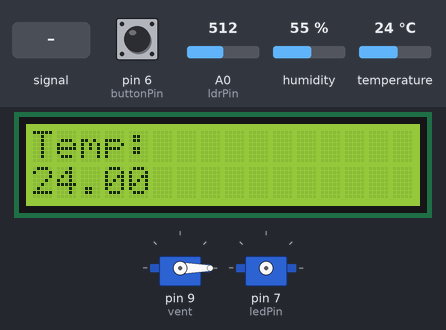
A sketch run on a simulated Arduino Uno, built with avr-gcc and run on an emulated ATmega328P. On the bench: 2 × servo, 16×2 character LCD. Wiring (inferred from the names in the program): servo: signal pin 7. The test bench sets the inputs (shaded band); at power-on: pin 6 (buttonPin) HIGH, temperature 24 °C, A0 (ldrPin) = 512, humidity 55 %. Servo pulses on a pin are drawn as a servo (544–2400 µs = 0–180°).

Above: at 1.2 s.
1.3 s: pin 6 (buttonPin) pulled LOW for 0.15 s
At 3.2 s:
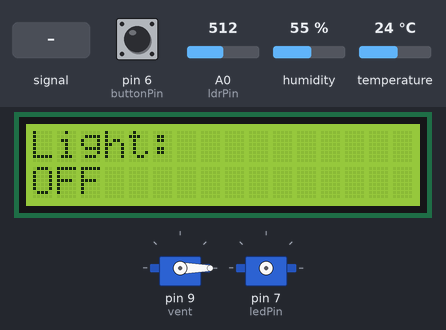
3.5 s: A0 (ldrPin) fed a 200 Hz sine of ±81 counts around its level
At 3.66 s:
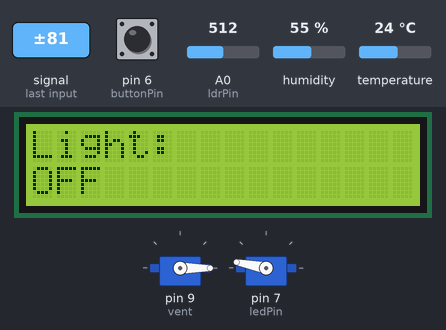
5.5 s: pin 6 (buttonPin) pulled LOW for 1 s
At 6.23 s:
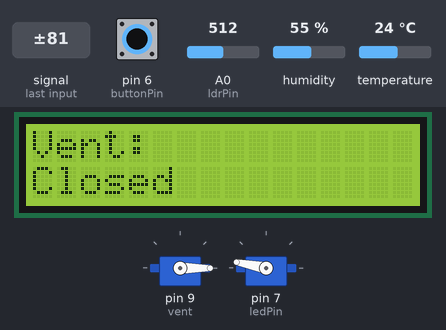
8.5 s: temperature set to 27.1 °C
11.3 s: temperature set to 28.7 °C
At 14.4 s:
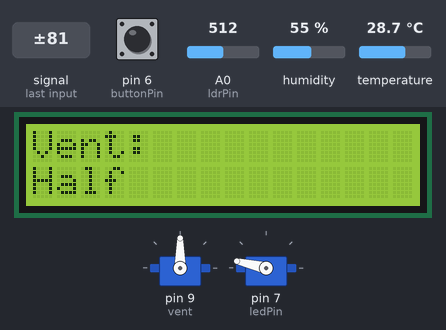
14.5 s: pin 6 (buttonPin) pulled LOW for 0.15 s
At 15.26 s:
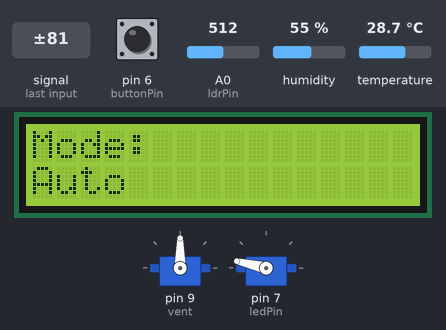
Timing chart, 0 to 16.2 s (numbered marks = the images above; inputs shaded):
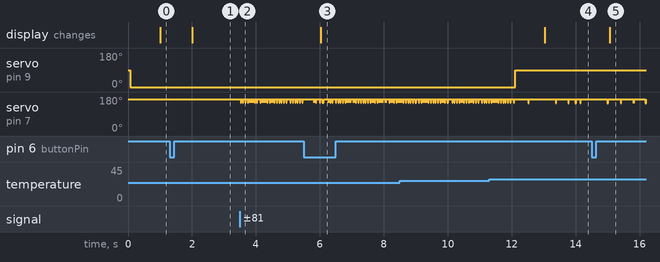

The sketch:

code.ino
```cpp
#include <DHT.h>
#include <Servo.h>
#include <LiquidCrystal_I2C.h>

#define DHTPIN 4
#define DHTTYPE DHT22
#define ldrPin A0
#define ledPin 7
#define buzzerPin 8
#define buttonPin 6

DHT dht(DHTPIN, DHTTYPE);
Servo vent;
LiquidCrystal_I2C lcd(0x27, 16, 2);

int screen = 0;
bool mode = 0;
bool lastButton = HIGH;
bool ledState = 0;
bool ventState = 0;

unsigned long lastUpdate = 0;

void setup() {
  Serial.begin(9600);
  dht.begin();
  vent.attach(9);

  pinMode(ledPin, OUTPUT);
  pinMode(buzzerPin, OUTPUT);
  pinMode(buttonPin, INPUT_PULLUP);

  lcd.init();
  lcd.backlight();
}

void loop() {
  bool button = digitalRead(buttonPin);

  // Screen change
  if (lastButton == HIGH && button == LOW) {
    screen++;
    if (screen > 4) screen = 0;

    if (screen == 4) {
      mode = !mode;
    }
    delay(300);
  }
  lastButton = button;

  int ldr = analogRead(ldrPin);
  float temp = dht.readTemperature();
  if (isnan(temp)) return;

  // AUTO MODE
  if (mode == 0) {
    digitalWrite(ledPin, ldr < 500);

    if (temp < 28) {
      vent.write(0);
      noTone(buzzerPin);
    }
    else if (temp <= 32) {
      vent.write(90);
    }
    else {
      vent.write(180);
      tone(buzzerPin, 2000);
      delay(150);
      noTone(buzzerPin);
      delay(200);
    }
  }

  // MANUAL MODE
  else {
    if (button == LOW) {
      ledState = !ledState;
      ventState = !ventState;

      digitalWrite(ledPin, ledState);
      vent.write(ventState ? 90 : 0);

      delay(300);
    }
    noTone(buzzerPin);
  }

  // LCD UPDATE
  if (millis() - lastUpdate > 1000) {
    lastUpdate = millis();
    lcd.clear();

    switch (screen) {
      case 0:
        lcd.setCursor(0, 0);
        lcd.print("Temp:");
        lcd.setCursor(0, 1);
        lcd.print(temp);
        break;

      case 1:
        lcd.setCursor(0, 0);
        lcd.print("Light:");
        lcd.setCursor(0, 1);
        lcd.print(ldr < 500 ? "ON" : "OFF");
        break;

      case 2:
        lcd.setCursor(0, 0);
        lcd.print("Vent:");
        lcd.setCursor(0, 1);
        if (temp < 28) lcd.print("Closed");
        else if (temp <= 32) lcd.print("Half");
        else lcd.print("Open");
        break;

      case 3:
        lcd.setCursor(0, 0);
        lcd.print("Mode:");
        lcd.setCursor(0, 1);
        lcd.print(mode ? "Manual" : "Auto");
        break;

      case 4:
        lcd.setCursor(0, 0);
        lcd.print("Press->Switch");
        lcd.setCursor(0, 1);
        lcd.print("Mode");
        break;
    }
  }
}
```

Measured:
- the behaviour switches between 27.9 and 28 °C on temperature (found by bisection; images 3 and 4)
- after the input at 1.3 s, the display: changes after 0.72 s (image 1)
- after the input at 3.5 s, servo on pin 7 (ledPin): 169° → 149° at once, then moves between 149° and 169°, repeating every 0.61 s
- after the input at 5.5 s, the display: changes after 0.53 s (image 3)
- after the input at 11.3 s, servo on pin 9 (vent): 0° → 90° after 0.81 s; the display: changes after 1.7 s (image 4)
- after the input at 14.5 s, the display: changes after 0.57 s (image 5)
